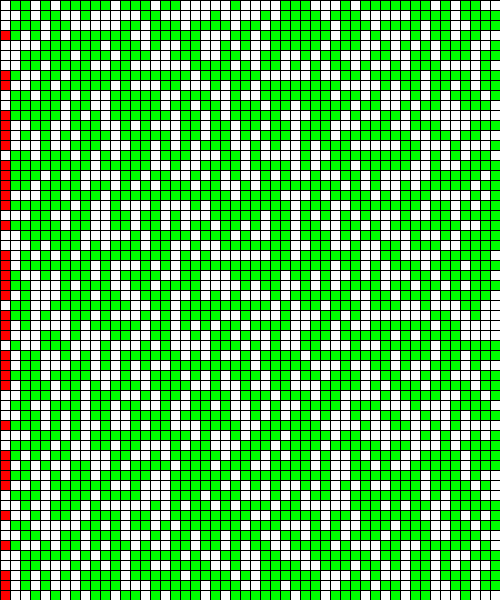
Frame 1 (no input)
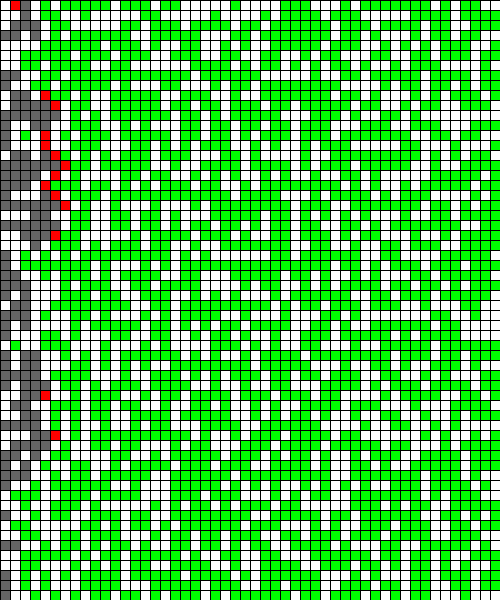
Frame 60 (the mouse pressed at the canvas centre just before this capture)
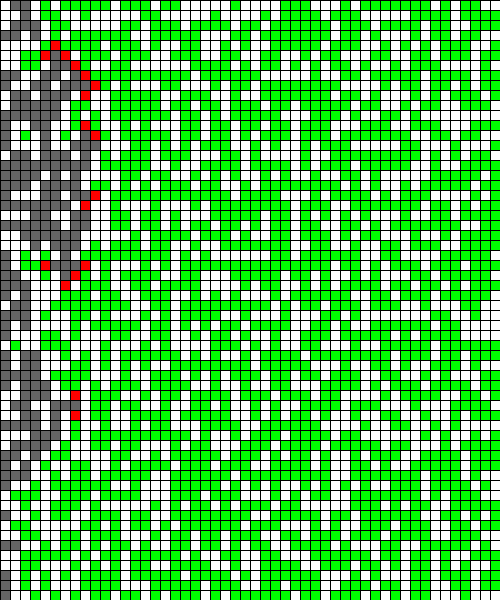
Frame 120 (the mouse held since frame 60 and released just before this capture)

The Processing sketch that drew these frames (run headless with seeded random() and noise(); from frame 60 on, the mouse is pressed at the canvas centre):

// Processing sketch: TreeBurning
// ── TreeBurning.pde
/**IMPORTANT:
 *Please read through the logic of this sketch before you try to modify anything.
 *Please answer ALL questions in the source code BEFORE writing any code.
 */
BurnTrees treeSim;
int ROWS;
int COLS;
int SCREEN_WIDTH;
int SCREEN_HEIGHT;
double DENSITY;
int SQUARESIZE;

void setup() {
  /**question 1 *********************************
   *Given that you can change the size() and the number of ROWS and COLS,
   *How do you calculate the SQUARESIZE (size of each square you draw) using an expression?
   *note: width/cols and height/rows must be equal ratios for this number to be meaningful.
   *ANSWER HERE:
   *SQUARESIZE = width / ROWS;
   */
  size(500, 600);
  ROWS = 60;
  COLS = 50;
  /**question 2 *********************************
   *At this point you have initialized width, height,ROWS,COLS. You can change these values
   *to alter the screen size, but you cannot just change one value!
   *What must be true about the ratio of these values in order for this simulation to display squares?
   *ANSWER HERE:
   *The ratio between the width of the screen and COLS and the ratio between the height of the screen and ROWS must be the same.
   */

  DENSITY = .61;
  treeSim = new BurnTrees(ROWS, COLS, DENSITY);
  /**question 3 *********************************
  * replace squareSize = 8; with the correct square size.
  * DO NOT just write a number, it must work when you change the size() command or the ROWS and COLS
  */
  SQUARESIZE = width / COLS;

}

/*DO NOT UPDATE THIS METHOD*/
void draw() {
  background(0);
  //frameCount tells you how many times the draw method was called.
  if (frameCount % 10 == 0) {
    treeSim.tick();
  }
  /**question 4 *********************************
   *How is the behavior going to change if you only call tick() when the frameCount % 10 == 0?
   *Why do we do this?
   *hint:  If you cannot figure this out analytically, experiment to test
   *       the difference by changing the code.
   *ANSWER HERE: Having frameCount % 10 == 0 means that the simulation runs every 10 ticks which means that the simulation is slow enough for us to see what is going on.
   */

  String[]lines = treeSim.toString().split("\n");

  //Convert the 2D array into a grid of RED/GREEN/WHITE/GREY Squares.
  stringToSquares(lines);

  //Output the resulting time and dimensions of the simulation
  if (treeSim.done()) {
    fill(0);
    textSize(20);
    text("Simulation of "+COLS+"by"+ROWS+" board lasted "+treeSim.getTicks()+" ticks", 20, 20);
  }
}

/**
 *Clicking the mouse will reset the simulation by re-constructing the treeSim variable.
 */
void mouseClicked() {
  /**question 5 *********************************
   *We can easily reset the simulation by clicking the mouse.
   *Please use the same values that it was initialized with in the setup.
   * ANSWER: UPDATE THE NEXT LINE
   */
   size(SCREEN_WIDTH, SCREEN_HEIGHT);
   draw();
  treeSim = null;
}


/** question 6 *********************************
 *Write the method that will take an array of the different lines of the board string,
 *and draw ROWSxCOLS colored squares on the screen
 *@param lines: an array of the lines of the toString method that has ROWS strings, each having a length of COLS
 *              e.g. [ "@ @@","@@@ "," @ @"] for a ROWS=3, COLS=4 board.
 *ANSWER: Complete this method.
 */
void stringToSquares(String[]lines) {
  for (int i = 0; i < ROWS; i++){
    for (int x = 0; x < COLS; x++){
      char squareChar = lines[i].charAt(x);
      if (squareChar == ' '){
        fill(255, 255, 255);
      }
      if (squareChar == 'w'){
        fill(255, 0, 0);
      }
      if (squareChar == '@'){
        fill (0, 255, 0);
      }
      if (squareChar == '.'){
        fill (100, 100, 100);
      }
      square(x*SQUARESIZE, i*SQUARESIZE, SQUARESIZE);
    }
  }
  /**Complete this method.
   *1. Break up your screen by drawing ROWSxCOLS rectangles of the same color.
   *2. Decide how to fill them in using the String[] parameter
   *   Colors: Fire = RED, Tree = GREEN, SPACE = WHITE, ASH = GREY
   */

}


/***THIS IS YOUR PRIOR LAB (only a subset of methods)***/

import java.util.*;
public class BurnTrees {
  private int[][]map;
  private int ticks;
  private static final int TREE = 2;
  private static final int FIRE = 1;
  private static final int ASH = 3;
  private static final int SPACE = 0;
  private ArrayDeque<Integer>frontier;


  /**Determine if the simulation is still burning
   *@return false if any fires are still burning, true otherwise
   */
  public boolean done() {
    return frontier.size() == 0;
  }


  public void spread(int row, int col) {
    map[row][col]=ASH;

    if (row > 0) {
      if (map[row-1][col]==TREE) {
        map[row-1][col]=FIRE;
        frontier.add(row-1);
        frontier.add(col);
      }
    }
    if (row < map.length-1) {
      if (map[row+1][col]==TREE) {
        map[row+1][col]=FIRE;
        frontier.add(row+1);
        frontier.add(col);
      }
    }
    if (col > 0) {
      if (map[row][col-1]==TREE) {
        map[row][col-1]=FIRE;
        frontier.add(row);
        frontier.add(col-1);
      }
    }
    if (col < map[0].length-1) {
      if (map[row][col+1]==TREE) {
        map[row][col+1]=FIRE;
        frontier.add(row);
        frontier.add(col+1);
      }
    }
  }

  /**This is the core of the simulation. All of the logic for advancing to the next round goes here.
   *All existing fires spread new fires, and turn to ash
   *new fires should remain fire, and not spread.
   */
  public void tick() {
    if (!done()) { //THIS IS THE ONLY MODIFICATION TO THE LAB
      ticks++;
      int fires = frontier.size();
      while (fires > 0) {
        int r = frontier.remove();
        int c = frontier.remove();
        spread(r, c);
        fires-=2;
      }
    }
  }

  /**Initialize the simulation.
   *If you add more instance variables you can add more here,
   *otherwise it is complete
   */
  public BurnTrees(int rows, int cols, double density) {
    frontier = new ArrayDeque<Integer>();
    map = new int[rows][cols];
    for (int r=0; r<map.length; r++ ) {
      for (int c=0; c < map[r].length; c++ ) {
        if (Math.random() < density) {
          map[r][c]=TREE;
        }
      }
    }
    start();//set the left column on fire.
  }

  public void start() {
    for (int i = 0; i < map.length; i++) {
      if (map[i][0]==TREE) {
        map[i][0]=FIRE;
        frontier.add(i);
        frontier.add(0);
      }
    }
  }

  public int getTicks() {
    return ticks;
  }

  public String toString() {
    StringBuilder builder = new StringBuilder();
    for (int i = 0; i < map.length; i++) {
      for (int c = 0; c < map[i].length; c++) {
        if (map[i][c]==SPACE)
          builder.append(" ");
        else if (map[i][c]==TREE)
          builder.append("@");
        else if (map[i][c]==FIRE)
          builder.append("w");
        else if (map[i][c]==ASH)
          builder.append(".");
      }
      builder.append("\n");
    }
    return builder.toString();
  }
}
